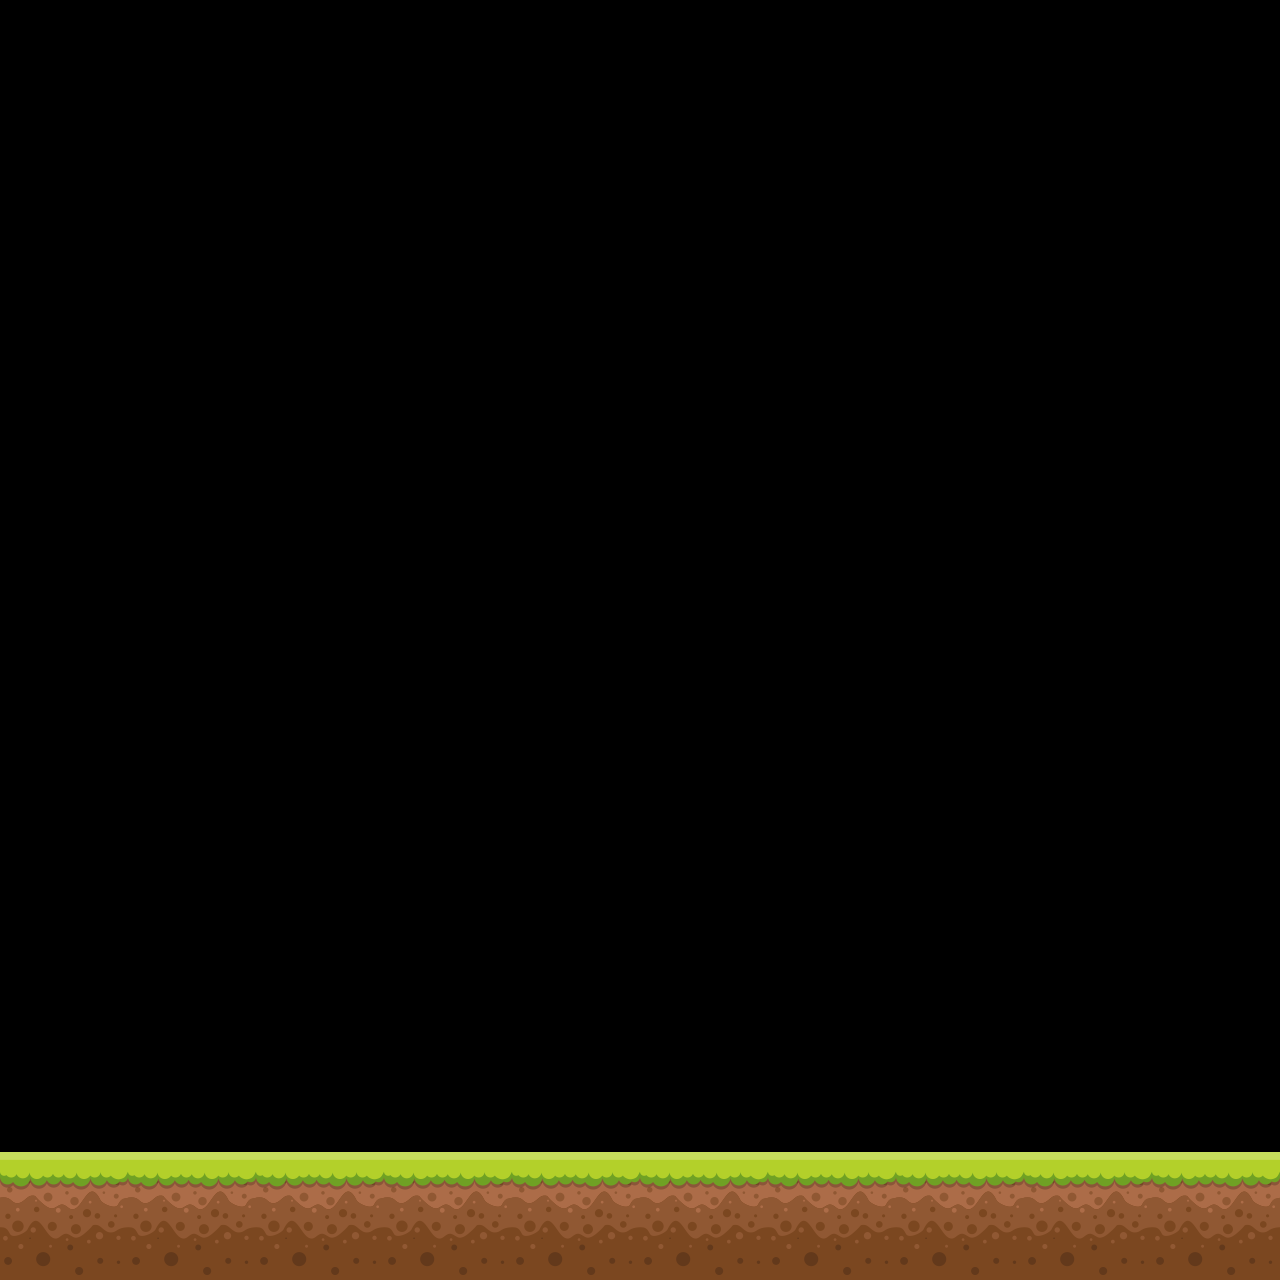

Tiled map render using the project's own tile images. Description and the whole map definition, tile-layer contents included, below:
An orthogonal 10x10 tile map with 128x128 px tiles, 1 tile layer (Layer 1).

<map version="1.8" tiledversion="1.8.2" orientation="orthogonal" renderorder="right-down" width="10" height="10" tilewidth="128" tileheight="128" infinite="0" nextlayerid="2" nextobjectid="1">
 <tileset firstgid="1" name="FreeTileset:Grass" tilewidth="128" tileheight="128" tilecount="1" columns="1">
  <image source="../Content/FreeTileset/Grass.png" width="128" height="128" />
 </tileset>
 <layer id="1" name="Layer 1" width="10" height="10">
  <data encoding="csv">
0,0,0,0,0,0,0,0,0,0,
0,0,0,0,0,0,0,0,0,0,
0,0,0,0,0,0,0,0,0,0,
0,0,0,0,0,0,0,0,0,0,
0,0,0,0,0,0,0,0,0,0,
0,0,0,0,0,0,0,0,0,0,
0,0,0,0,0,0,0,0,0,0,
0,0,0,0,0,0,0,0,0,0,
0,0,0,0,0,0,0,0,0,0,
1,1,1,1,1,1,1,1,1,1
</data>
 </layer>
</map>
